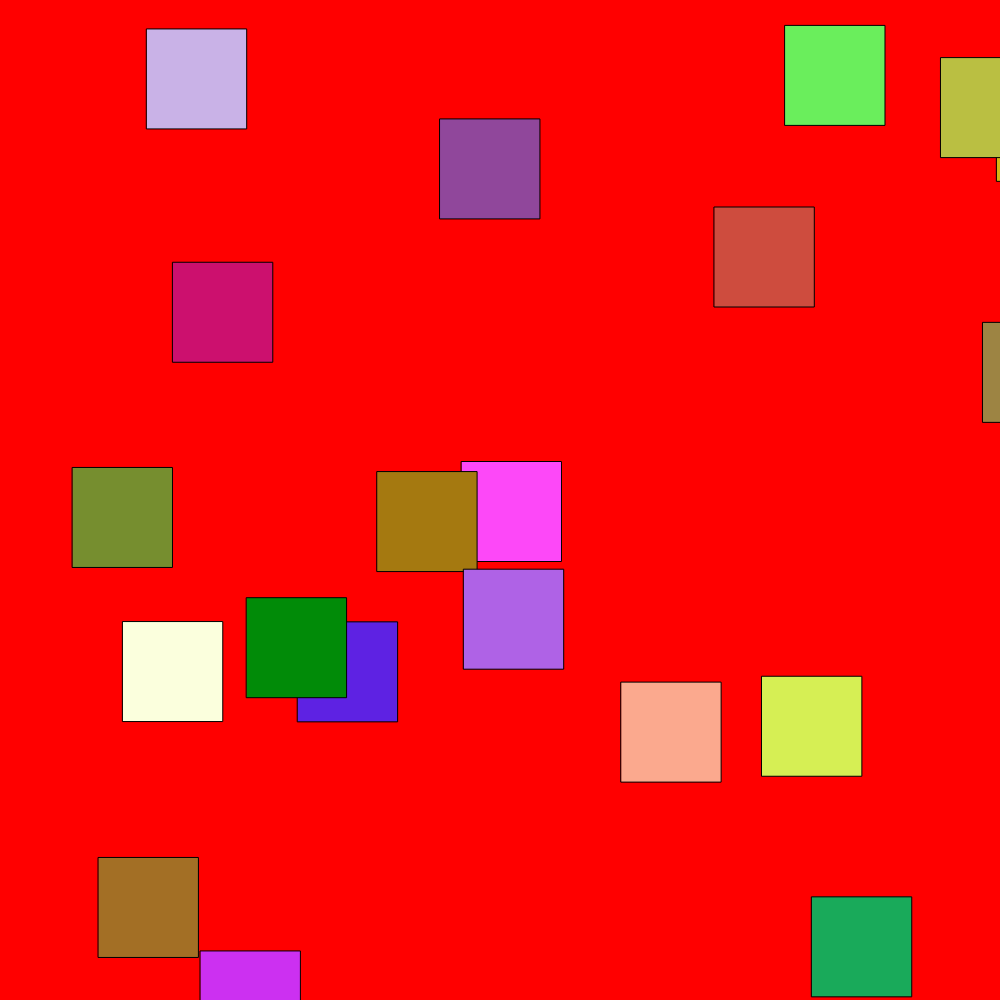
Frame 1 (no input)
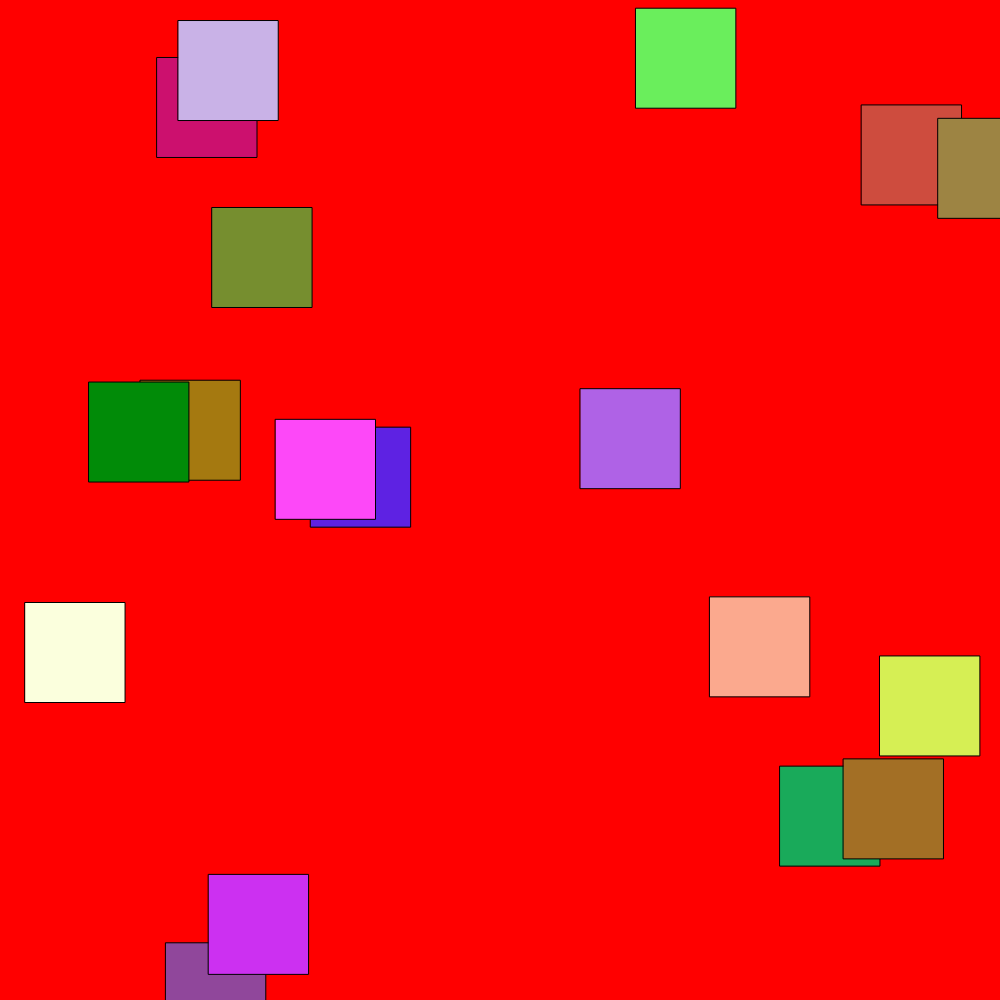
Frame 60 (no input)
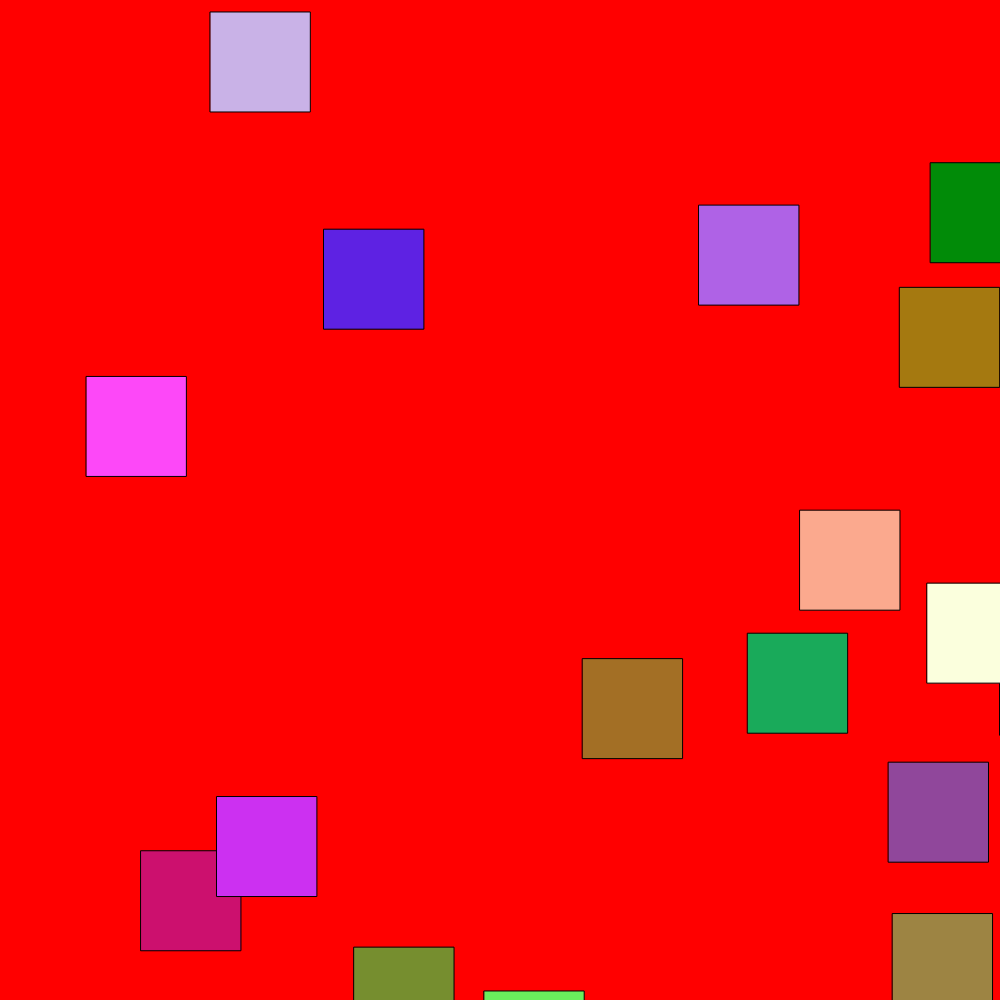
Frame 120 (the mouse pressed at the canvas centre since frame 60)

The p5.js sketch that drew these frames (run headless with seeded random() and noise() and a simulated clock; from frame 60 on, the mouse is pressed at the canvas centre):

// p5.js sketch
// ── sketch.js
var myCar;
var myCar2;
var cars = [];

function setup() {
  // put setup code here
  createCanvas(1000,1000);

for(var i =0; i<20; i++){

  cars.push(new Car());
  }

}

function draw() {
  // put drawing code here
  background('red');

  for(var i =0; i<cars.length; i++){
    cars[i].display();
    cars[i].drive();
    }
  }



function Car(){
  this.pos = createVector(random(width),random(height));
  this.vel = createVector(random(-5,5),random(-5));
  this.r = random(256);
  this.b = random(256);
  this.g = random(256);

  //method
  this.display = function(){
    fill(this.r, this.b, this.g);
    rect(this.pos.x, this.pos.y,100,100);

  }

  this.drive = function(){
    this.pos.add(this.vel);
    if(this.pos.x > width) this.x =0;
    if(this.pos.x <0) this.pos.x =width;
    if(this.pos.y > height) thi.pos.y =0;
    if(this.pos.y < 0) this.pos.y = height;
  }

}
